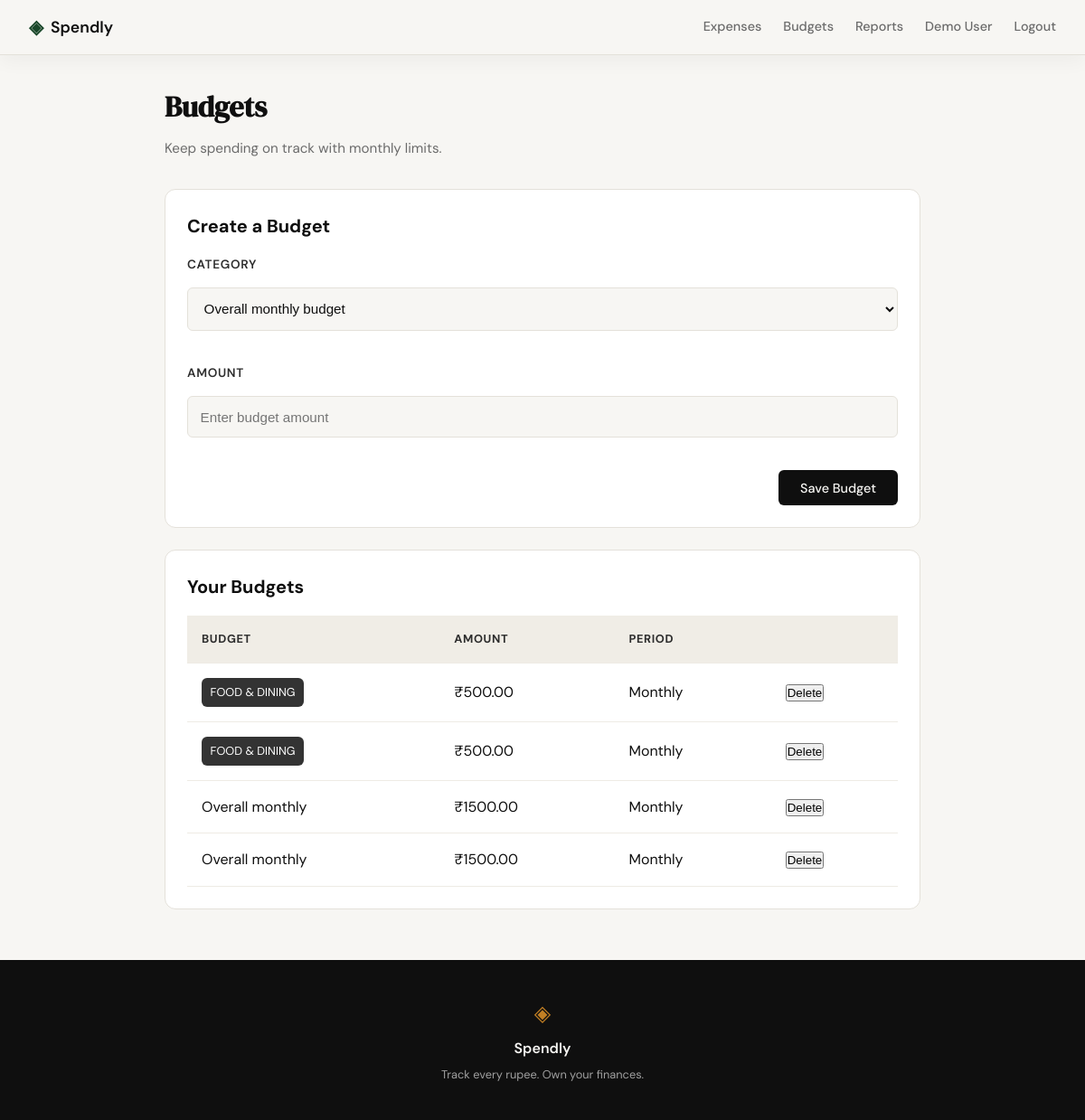
The page /budgets (signed in) on the database its author committed.
### tables this page shows
CREATE TABLE users (
            id INTEGER PRIMARY KEY AUTOINCREMENT,
            name TEXT NOT NULL,
            email TEXT UNIQUE NOT NULL,
            password_hash TEXT NOT NULL
        , avatar TEXT DEFAULT 'avatars/avatar1.svg');

CREATE TABLE budgets (
            id INTEGER PRIMARY KEY AUTOINCREMENT,
            user_id INTEGER NOT NULL,
            category_id INTEGER,
            amount REAL NOT NULL,
            period TEXT NOT NULL DEFAULT 'monthly',
            created_at TEXT NOT NULL DEFAULT CURRENT_TIMESTAMP,
            FOREIGN KEY (user_id) REFERENCES users (id),
            FOREIGN KEY (category_id) REFERENCES categories (id)
        );

CREATE TABLE categories (
            id INTEGER PRIMARY KEY AUTOINCREMENT,
            name TEXT UNIQUE NOT NULL,
            color TEXT DEFAULT '#007bff'
        );

### expense-tracker/app.py (the view, shortened to what this page needs)
@app.route("/budgets", methods=["GET", "POST"])
def budgets():
    if "user_id" not in session:
        return redirect(url_for("login"))
    db = get_db()
    user = db.execute("SELECT * FROM users WHERE id = ?", (session["user_id"],)).fetchone()
    categories = db.execute("SELECT * FROM categories ORDER BY name").fetchall()
    errors = []
    budgets_list = db.execute(
        "SELECT b.*, c.name AS category_name FROM budgets b LEFT JOIN categories c ON b.category_id = c.id WHERE b.user_id = ? ORDER BY b.category_id IS NULL, c.name",
        (session['user_id'],)
    ).fetchall()
    db.close()
    return render_template('budgets.html', user=user, categories=categories, budgets=budgets_list, errors=errors)

### expense-tracker/database/db.py (called while the page is built)
def get_db():
    conn = sqlite3.connect('expenses.db')
    conn.row_factory = sqlite3.Row
    conn.execute('PRAGMA foreign_keys = ON')
    return conn

### expense-tracker/templates/budgets.html (shortened to what this page needs)
{% extends "base.html" %}
{% block content %}
<div class="budgets-container">
    <div class="budgets-header">
        <div>
            <h1>Budgets</h1>
            <p class="budgets-user">Keep spending on track with monthly limits.</p>
        </div>
    </div>
    <div class="budget-form-card">
        <h2>Create a Budget</h2>
        <form method="POST" class="budget-form">
            <div class="form-group">
                <label for="category_id">Category</label>
                <select id="category_id" name="category_id">
                    <option value="">Overall monthly budget</option>
                </select>
            </div>
            <div class="form-group">
                <label for="amount">Amount</label>
                <input type="number" step="0.01" min="0" id="amount" name="amount" placeholder="Enter budget amount" required>
            </div>
            <div class="form-actions">
                <button type="submit" class="btn-primary">Save Budget</button>
            </div>
        </form>
    </div>
    <div class="budget-list-card">
        <h2>Your Budgets</h2>
        {% if budgets %}
        <table class="budget-table">
            <thead>
                <tr>
                    <th>Budget</th>
                    <th>Amount</th>
                    <th>Period</th>
                    <th></th>
                </tr>
            </thead>
            <tbody>
                {% for budget in budgets %}
                <tr>
                    <td>
                        {% if budget['category_name'] %}
                        <span class="category-badge budget-category" style="background-color: {{ budget['category_color'] or '#333' }};">
                            {{ budget['category_name'] }}
                        </span>
                        {% else %}
                        Overall monthly
                        {% endif %}
                    </td>
                    <td>₹{{ "%.2f"|format(budget['amount']) }}</td>
                    <td>{{ budget['period']|capitalize }}</td>
                    <td>
                        <form method="POST" action="{{ url_for('delete_budget', id=budget['id']) }}" onsubmit="return confirm('Delete this budget?')">
                            <button type="submit" class="btn-row-delete">Delete</button>
                        </form>
                    </td>
                </tr>
                {% endfor %}
            </tbody>
        </table>
        {% else %}
        <div class="empty-state">
            <p class="empty-title">No budgets set</p>
            <p class="empty-text">Create a monthly budget to get alerts when spending gets close to your limit.</p>
        </div>
        {% endif %}
    </div>
</div>
{% endblock %}

### expense-tracker/templates/base.html (shortened to what this page needs)
<!DOCTYPE html>
<html lang="en">
<head>
    <link rel="stylesheet" href="{{ url_for('static', filename='css/style.css') }}">
</head>
<body>
    <nav class="navbar">
        <div class="nav-inner">
            <a href="{{ url_for('landing') }}" class="nav-brand">
                <span class="brand-icon">◈</span>
                <span class="brand-name">Spendly</span>
            </a>
            <div class="nav-links">
                {% if session.get('user_id') %}
                    <a href="{{ url_for('expenses') }}">Expenses</a>
                    <a href="{{ url_for('budgets') }}">Budgets</a>
                    <a href="{{ url_for('reports') }}">Reports</a>
                    <a href="{{ url_for('profile') }}">{{ session.get('user_name', 'Profile') }}</a>
                    <a href="{{ url_for('logout') }}">Logout</a>
                {% else %}
                    <a href="{{ url_for('login') }}">Sign in</a>
                    <a href="{{ url_for('register') }}" class="nav-cta">Get started</a>
                {% endif %}
            </div>
        </div>
    </nav>
    <main class="main-content">
        {% block content %}{% endblock %}
    </main>
    <footer class="footer">
        <div class="footer-inner">
            <span class="brand-icon">◈</span>
            <span class="footer-name">Spendly</span>
            <p class="footer-copy">Track every rupee. Own your finances.</p>
        </div>
    </footer>
</body>
</html>

### expense-tracker/static/css/style.css (style rules this page uses)
:root { --ink: #0f0f0f; --ink-soft: #2d2d2d; --ink-muted: #6b6b6b; --ink-faint: #a0a0a0; --paper: #f7f6f3; --paper-warm: #f0ede6; --paper-card: #ffffff; --accent: #1a472a; --accent-light: #e8f0eb; --accent-2: #c17f24; --accent-2-light: #fdf3e3; --danger: #c0392b; --danger-light: #fdecea; --border: #e4e1da; --border-soft: #eeebe4; --font-display: 'DM Serif Display', Georgia, serif; --font-body: 'DM Sans', system-ui, sans-serif; --max-width: 1200px; --auth-width: 440px; --radius-sm: 6px; --radius-md: 12px; --radius-lg: 20px; }
*, *::before, *::after { box-sizing: border-box; margin: 0; padding: 0; }
html { font-size: 16px; scroll-behavior: smooth; }
body { background: var(--paper); color: var(--ink); font-family: var(--font-body); font-size: 1rem; line-height: 1.6; -webkit-font-smoothing: antialiased; }
a { color: inherit; text-decoration: none; }
.navbar { position: sticky; top: 0; z-index: 100; background: var(--paper); border-bottom: 1px solid var(--border); box-shadow: 0 8px 20px rgba(15, 15, 15, 0.04); padding: 0 2rem; }
.nav-inner { max-width: var(--max-width); margin: 0 auto; height: 60px; display: flex; align-items: center; justify-content: space-between; }
.nav-brand { display: flex; align-items: center; gap: 0.5rem; font-family: var(--font-body); font-weight: 600; font-size: 1.1rem; color: var(--ink); }
.brand-icon { color: var(--accent); font-size: 1.3rem; }
.brand-name { color: var(--ink); }
.nav-links { display: flex; align-items: center; gap: 1.5rem; font-size: 0.9rem; font-weight: 500; }
.nav-links a { color: var(--ink-muted); transition: color 0.2s, background 0.2s, transform 0.2s; }
.main-content { min-height: calc(100vh - 60px - 100px); }
.btn-primary { display: inline-block; background: var(--ink); color: var(--paper); padding: 0.65rem 1.5rem; border-radius: var(--radius-sm); font-family: var(--font-body); font-size: 0.9rem; font-weight: 500; cursor: pointer; border: none; transition: background 0.2s; text-decoration: none; }
.form-group { margin-bottom: 1.25rem; }
.form-group label { display: block; font-size: 0.85rem; font-weight: 500; color: var(--ink-soft); margin-bottom: 0.4rem; }
.footer { background: var(--ink); color: var(--paper); padding: 2.5rem 2rem; text-align: center; }
.footer-inner { display: flex; flex-direction: column; align-items: center; gap: 0.4rem; }
.footer .brand-icon { color: var(--accent-2); font-size: 1.5rem; }
.footer-name { font-weight: 600; font-size: 1rem; }
.footer-copy { font-size: 0.8rem; color: var(--ink-faint); }

### expense-tracker/templates/budgets.html (style rules this page uses)
.budgets-container { max-width: 900px; margin: 0 auto; padding: 2rem; }
.budgets-header { margin-bottom: 2rem; }
.budgets-header h1 { font-family: var(--font-display); font-size: 2rem; color: var(--ink); margin-bottom: 0.5rem; }
.budgets-user { color: var(--ink-muted); font-size: 0.95rem; }
.budget-form-card, .budget-list-card { background: var(--paper-card); border: 1px solid var(--border); border-radius: var(--radius-md); padding: 1.5rem; margin-bottom: 1.5rem; }
.budget-form-card h2, .budget-list-card h2 { margin-bottom: 1rem; font-size: 1.25rem; color: var(--ink); }
.budget-form { display: grid; gap: 1rem; }
.form-group { display: grid; gap: 0.5rem; }
.form-group label { font-weight: 600; color: var(--ink-soft); text-transform: uppercase; font-size: 0.85rem; letter-spacing: 0.05em; }
.form-group input, .form-group select { padding: 0.85rem; border: 1px solid var(--border); border-radius: var(--radius-sm); background: var(--paper); color: var(--ink); font-size: 0.95rem; }
.form-actions { display: flex; justify-content: flex-end; }
.budget-table { width: 100%; border-collapse: collapse; }
.budget-table th, .budget-table td { padding: 1rem; text-align: left; border-bottom: 1px solid var(--border-soft); }
.budget-table thead { background: var(--paper-warm); }
.budget-table th { text-transform: uppercase; font-size: 0.8rem; color: var(--ink-soft); letter-spacing: 0.05em; }
.budget-category { color: white; text-transform: uppercase; font-size: 0.8rem; padding: 0.35rem 0.6rem; border-radius: var(--radius-sm); display: inline-block; }

### rows shown on the page
users: get "Demo User"
budgets: category_name "FOOD & DINING", amount "500.00", period "Monthly"
budgets: category_name "FOOD & DINING", amount "500.00", period "Monthly"
budgets: shows "Overall monthly", amount "1500.00", period "Monthly"
budgets: shows "Overall monthly", amount "1500.00", period "Monthly"
